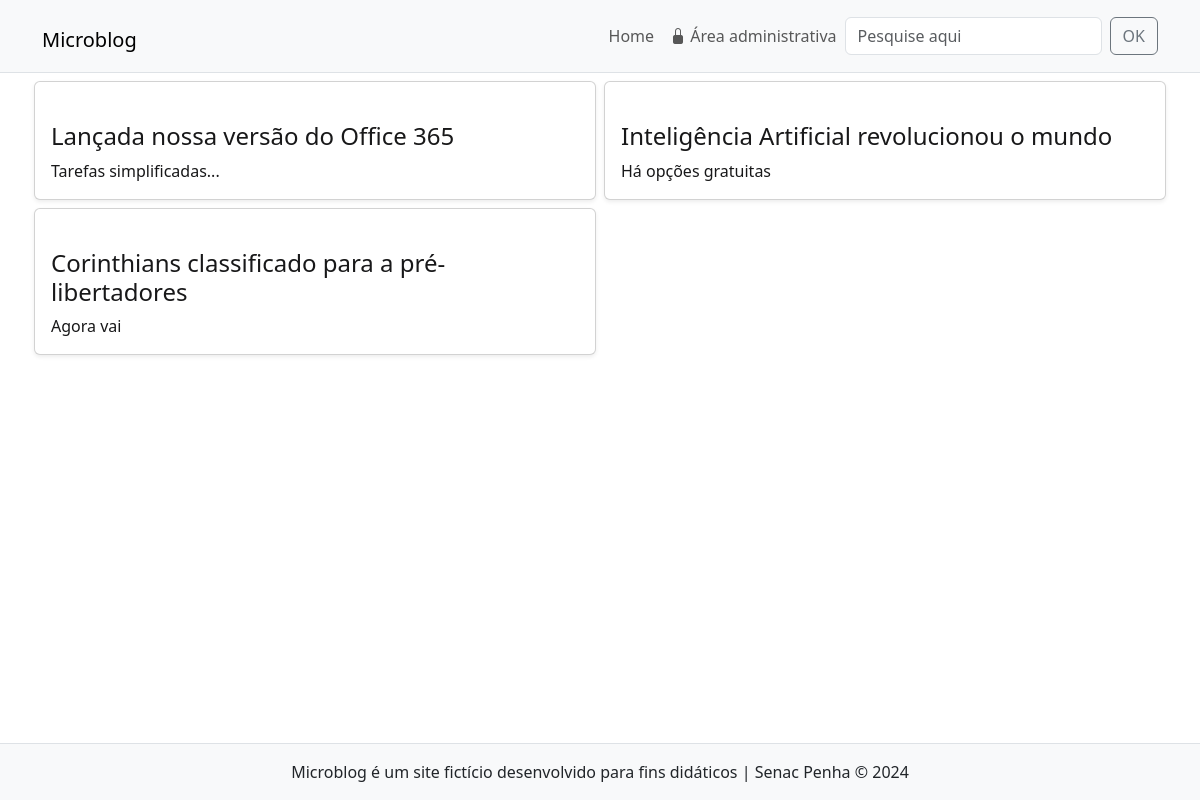
The app's page /, older data.
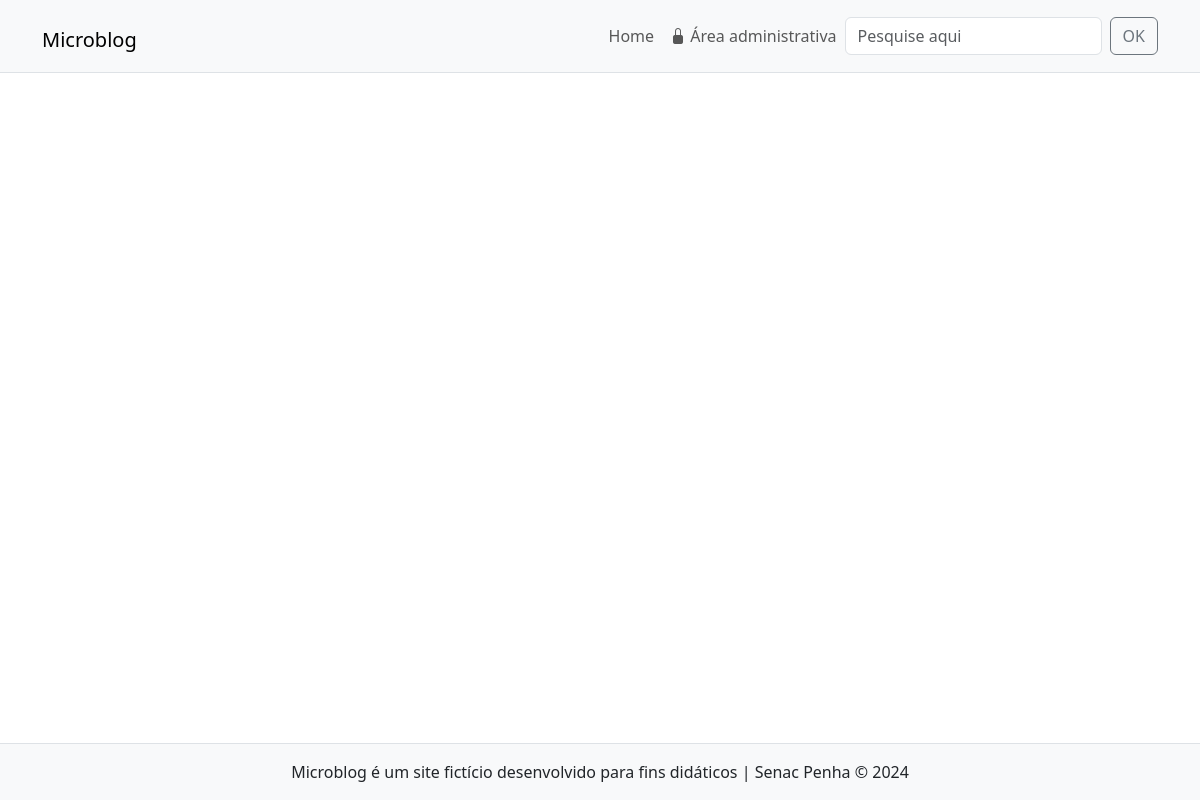
The same page, newer data.
### tables this page shows
CREATE TABLE `noticias` (
  `id` int(11) NOT NULL,
  `data` datetime NOT NULL DEFAULT current_timestamp(),
  `titulo` varchar(150) NOT NULL,
  `texto` text NOT NULL,
  `resumo` text NOT NULL,
  `imagem` varchar(45) NOT NULL,
  `usuario_id` int(11) NOT NULL
);

### includes/funcoes-noticias.php (called while the page is built, shortened)
<?php
function lerTodasNoticias($conexao){
    $sql = "SELECT id, imagem, titulo, resumo FROM noticias
            ORDER BY data DESC";
    $resultado = executarQuery($conexao, $sql);
    return mysqli_fetch_all($resultado, MYSQLI_ASSOC);
}
function executarQuery($conexao, $sql) {
	$consulta = mysqli_query($conexao, $sql) or die(mysqli_error($conexao));
	return $consulta;
}

### index.php (the view, shortened to what this page needs)
<?php
require "includes/cabecalho.php";
require "includes/funcoes-noticias.php";
$listaDeNoticias = lerTodasNoticias($conexao);
?>
<div class="row my-1 mx-md-n1">
<?php foreach($listaDeNoticias as $noticia) { ?>
		<div class="col-md-6 my-1 px-md-1">
            <article class="card shadow-sm h-100">
                <a href="noticia.php?id=<?=$noticia['id']?>" class="card-link">
                    <div class="card-body">
                        <h3 class="fs-4 card-title"> <?=$noticia['titulo']?> </h3>
                        <p class="card-text"> <?=$noticia['resumo']?> </p>
                    </div>
                </a>
            </article>
		</div>
<?php } ?>
</div>
<?php
require "includes/rodape.php";
?>

Row changes from the older to the newer data that the page shows:
removed noticias: titulo "Lançada nossa versão do Office 365", resumo "Tarefas simplificadas..."
removed noticias: titulo "Inteligência Artificial revolucionou o mundo", resumo "Há opções gratuitas"
removed noticias: titulo "Corinthians classificado para a pré-libertadores", resumo "Agora vai"
